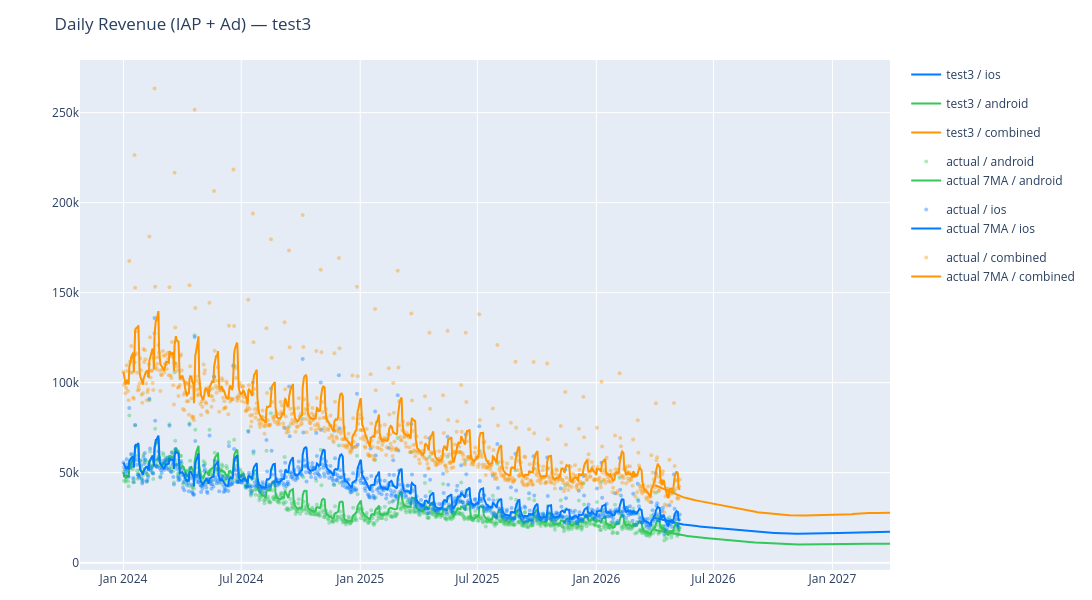

Write notebook code for a chart like this one.
### Code cell
plot('test3', chart='revenue')

### Figure 1 — Plotly figure (JSON) as saved in the notebook; plotly's stock layout.template omitted (floating-point values rounded to 4 significant figures; data arrays with more than 128 entries replaced by an {"elided": "..."} marker saying what was removed)
{"data": [{"hovertemplate": "test3 / ios: %{y:$,.2f}<extra></extra>", "legendgroup": "test3 / ios", "line": {"color": "#007AFF", "dash": "solid"}, "name": "test3 / ios", "type": "scatter", "x": {"elided": "365 str values"}, "y": {"elided": "365 float values"}}, {"hovertemplate": "test3 / android: %{y:$,.2f}<extra></extra>", "legendgroup": "test3 / android", "line": {"color": "#34C759", "dash": "solid"}, "name": "test3 / android", "type": "scatter", "x": {"elided": "365 str values"}, "y": {"elided": "365 float values"}}, {"hovertemplate": "test3 / combined: %{y:$,.2f}<extra></extra>", "legendgroup": "test3 / combined", "line": {"color": "#FF9500", "dash": "solid"}, "name": "test3 / combined", "type": "scatter", "x": {"elided": "365 str values"}, "y": {"elided": "365 float values"}}, {"hovertemplate": "actual / android: %{y:$,.2f}<extra></extra>", "legendgroup": "actual/android", "marker": {"color": "#34C759", "opacity": 0.4, "size": 4}, "mode": "markers", "name": "actual / android", "type": "scatter", "x": {"elided": "861 str values"}, "y": {"elided": "861 float values"}}, {"hovertemplate": "7MA / android: %{y:$,.2f}<extra></extra>", "legendgroup": "actual/android", "line": {"color": "#34C759", "width": 2}, "mode": "lines", "name": "actual 7MA / android", "type": "scatter", "x": {"elided": "861 str values"}, "y": {"elided": "861 float values"}}, {"hovertemplate": "actual / ios: %{y:$,.2f}<extra></extra>", "legendgroup": "actual/ios", "marker": {"color": "#007AFF", "opacity": 0.4, "size": 4}, "mode": "markers", "name": "actual / ios", "type": "scatter", "x": {"elided": "861 str values"}, "y": {"elided": "861 float values"}}, {"hovertemplate": "7MA / ios: %{y:$,.2f}<extra></extra>", "legendgroup": "actual/ios", "line": {"color": "#007AFF", "width": 2}, "mode": "lines", "name": "actual 7MA / ios", "type": "scatter", "x": {"elided": "861 str values"}, "y": {"elided": "861 float values"}}, {"hovertemplate": "actual / combined: %{y:$,.2f}<extra></extra>", "legendgroup": "actual/combined", "marker": {"color": "#FF9500", "opacity": 0.4, "size": 4}, "mode": "markers", "name": "actual / combined", "type": "scatter", "x": {"elided": "861 str values"}, "y": {"elided": "861 float values"}}, {"hovertemplate": "7MA / combined: %{y:$,.2f}<extra></extra>", "legendgroup": "actual/combined", "line": {"color": "#FF9500", "width": 2}, "mode": "lines", "name": "actual 7MA / combined", "type": "scatter", "x": {"elided": "861 str values"}, "y": {"elided": "861 float values"}}], "layout": {"height": 600, "hovermode": "x unified", "margin": {"b": 30, "t": 60}, "title": {"text": "Daily Revenue (IAP + Ad) — test3"}, "width": 1400}}
